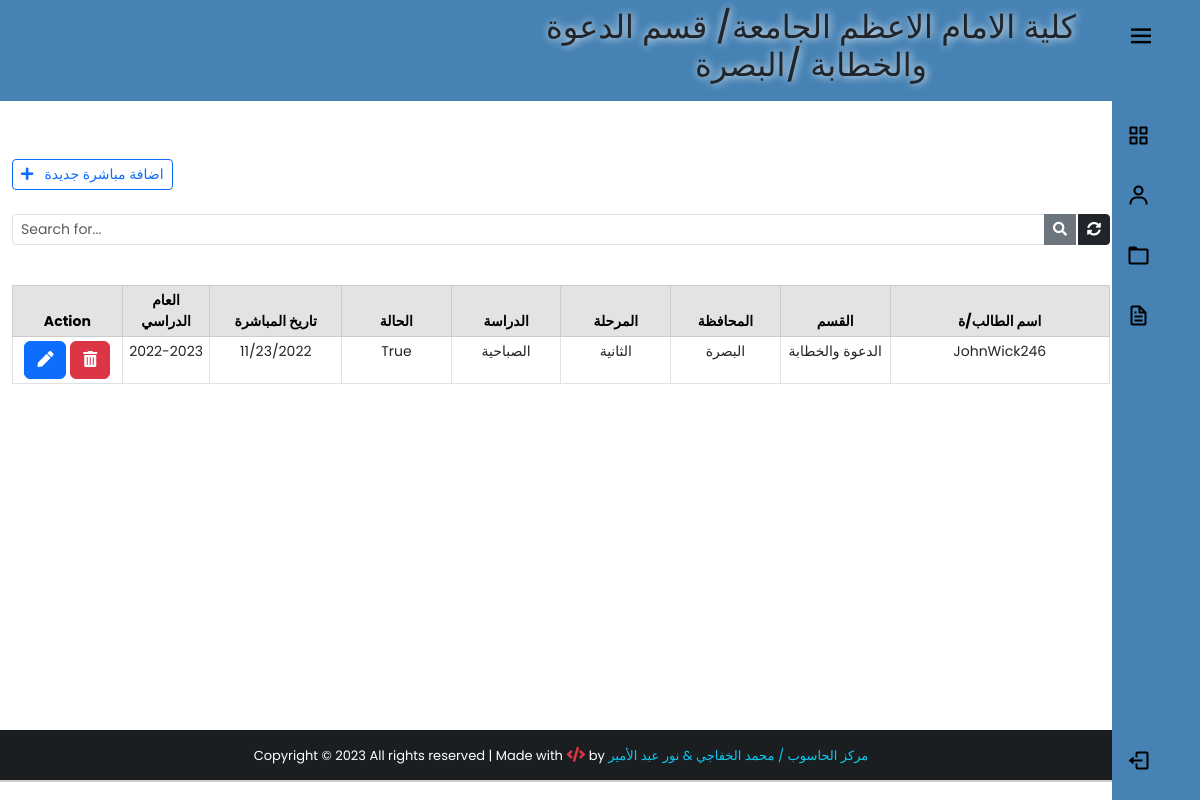
/backend-allstudents/ (signed in), run on the app's committed database.
### app/models.py (models this page shows, shortened)
class UserProfile(models.Model):
    user = models.OneToOneField(User,on_delete=models.PROTECT,verbose_name="اسم المستخدم")
    Dname = models.ForeignKey(Department,on_delete=models.PROTECT,verbose_name="القسم")
    Cname = models.ForeignKey(City,on_delete=models.PROTECT,verbose_name="المحافظة")
    class Meta:
        verbose_name_plural = "بروفايل المستخدمين"

class Department(models.Model):
    Dname = models.CharField(max_length=100,verbose_name="القسم")
    def __str__(self):
        return self.Dname
    class Meta:
        verbose_name_plural = "الاقسام العلمية"

class City(models.Model):
    Cname = models.CharField(max_length=100,verbose_name="المحافظة")
    def __str__(self):
        return self.Cname
    class Meta:
        verbose_name_plural = "المحافظات"

class AllStudents(models.Model):
    stage_list = (
        ("الاولى", "الاولى"),
        ("الثانية", "الثانية"),
        ("الثالثة", "الثالثة"),
        ("الرابعة", "الرابعة"),
    )
    study_list = (
        ("الصباحية", "الصباحية"),
        ("المسائية", "المسائية"),
    )
    user = models.CharField(max_length=100, verbose_name="اسم المستخدم")
    name = models.CharField(max_length=100, verbose_name="اسم الطالب/ة")
    Dname = models.CharField(max_length=100, verbose_name="القسم")
    Cname = models.CharField(max_length=100, verbose_name="المحافظة")
    stage = models.CharField(max_length=50, verbose_name="المرحلة", choices=stage_list,)
    state = models.BooleanField(max_length=100, verbose_name="مباشرة",default=True,null=True,blank=True)
    date = models.DateField(verbose_name="تاريخ المباشرة",null=True,blank=True)
    year = models.CharField(max_length=50, verbose_name="العام الدراسي")
    study = models.CharField(max_length=20,verbose_name="الدراسة", choices=study_list,null=True)
    note = models.TextField(blank=True, null=True, verbose_name="الملاحظات")
    img = models.ImageField(upload_to="%y/%m",null=True,blank=True)
    created_at = models.DateTimeField(auto_now_add=True)
    class Meta:
        verbose_name_plural = 'مباشرات الطلبة'

### app/views.py (the view)
# urls.py: path('backend-allstudents/',views.backend_all_student,name="backend_all_student"),
@cache_control(no_cache=True, must_revalidate=True, no_store=True)
@login_required(login_url='login')
def backend_all_student(request):
    if 'q' in request.GET:
        q = request.GET['q']
        user = request.user.userprofile
        all_student_list = AllStudents.objects.filter(
            Q(name__icontains=q) | Q(stage=q) | Q(study=q)
        ).order_by('-created_at')
        all_student_list=all_student_list.filter(Dname=user.Dname,Cname=user.Cname,user=user.user)
    else:
        user = request.user.userprofile
        all_student_list = AllStudents.objects.all().filter(
            user=user.user, Dname=user.Dname, Cname=user.Cname).order_by('-created_at','stage')
    paginator = Paginator(all_student_list, 5)
    page = request.GET.get('page')
    all_students = paginator.get_page(page)
    context = {
        'allstd': all_students,
        'user': user,
    }
    return render(request, 'AllStudents/backend-allstudents.html', context)

### app/templates/AllStudents/backend-allstudents.html (shortened to what this page needs)
{% extends 'base2.html' %}
{% block content %}
<div class="container" style="padding-top:10px;">
     <br><br>
     <div class="d-flex justify-content-between">
          <a href="{% url 'add_allstudent' %}" class="btn btn-outline-primary btn-sm"> <i class="fas fa-plus"></i>&nbsp;&nbsp; اضافة مباشرة جديدة</a>
     </div>
     <form action="">
          <div class="input-group input-group-sm mb-3 mt-4">
               <input type="text" name="q" class="form-control" placeholder="Search for..." value="{{ request.GET.q }}">
               <button class="btn btn-secondary"><i class="fas fa-search"></i></button>
               <a href="{% url 'backend_all_student' %}" class="btn btn-dark" style="margin-left:2px;"><i class="fas fa-sync-alt"></i></a>
          </div>
     </form>
     <center>
          <table class="table table-bordered table-sm mt-4" style="text-align: center; font-size: 14px;">
               <thead class="table-secondary">
                  <div class="row">
                    <tr>
                         <th class="col-lg-2 col-sm-1" style="width:10%;" colspan="1">Action</th>
                         <th class="col-lg-2 col-sm-1" style="width:8%;">العام الدراسي</th>
                         <th class="col-lg-2 col-sm-1" style="width:12%;">تاريخ المباشرة</th>
                         <th class="col-lg-2 col-sm-1" style="width:10%;">الحالة</th>
                         <th class="col-lg-2 col-sm-1" style="width:10%;">الدراسة </th>
                         <th class="col-lg-2 col-sm-1" style="width:10%;">المرحلة </th>
                         <th class="col-lg-2 col-sm-1" style="width:10%;">المحافظة</th>
                         <th class="col-lg-2 col-sm-1" style="width:10%;">القسم</th>
                         <th class="col-lg-2 col-sm-1" style="width:20%;">اسم الطالب/ة</th>
                    </tr>
              </div>
               </thead>
               {% for std in allstd %}
               <tr>
                     <td id="responsive-border">
                         <a href="/all_student/{{std.id}}" class="btn btn-primary " title="Edit patient">
                              <i class="fas fa-pen"></i>
                         </a>
                         <a class="btn btn-secondary btn-danger" title="Remove patient" data-bs-toggle="modal" data-bs-target="#deleteModal{{std.pk}}">
                              <i class="fas fa-trash-alt"></i>
                         </a>
                     </td>
                    <td id="responsive-border"data-label="العام الدراسي">{{std.year}}</td>
                     <td id="responsive-border"data-label="تاريخ المباشرة">{{std.date | date:'m/d/Y'}}</td>
                    <td id="responsive-border"data-label="الحالة">{{std.state}}</td>
                    <td id="responsive-border"data-label="الدراسة">{{std.study}}</td>
                    <td id="responsive-border"data-label="المرحلة">{{std.stage}}</td>
                    <td id="responsive-border"data-label="المحافظة">{{std.Cname}}</td>
                    <td id="responsive-border"data-label="القسم">{{std.Dname}}</td>
                    <td id="responsive-border"data-label="اسم الطالب/ة">{{std.name}}</td>
               </tr>
               {% endfor %}
          </table>
     </center>
    <br> <br>
     </div>
{% endblock content %}

### app/templates/base2.html (shortened to what this page needs)
{% load static %}
<!DOCTYPE html>
<html lang="en">
<head>
     <link rel="stylesheet" href="https://cdn.jsdelivr.net/npm/bootstrap@5.3.0-alpha1/dist/css/bootstrap.min.css">
    <link rel="stylesheet" href="https://use.fontawesome.com/releases/v5.15.4/css/all.css">
    <link rel="stylesheet" href="{% static 'css/bootstrap.css' %}">
    <link rel="stylesheet" href="{% static 'css/style.css' %}">
</head>
<body style="overflow: scroll;">
{% include 'sidebar-dark.html' %}
 <div class="wrapper">
    <header id="hpage">
      <nav class="navbar navbar-expand-id navbar-dark "  style="background-color:steelblue; text-align:center;">
        <h2 class="text-dark text-outline-primary font-effect-fire" style=" margin-left:500px; text-shadow: #fff 1px 0 10px;
        font-family: "Sofia", sans-serif;
        font-size: 20px;"> كلية الامام الاعظم الجامعة/ قسم {{user.Dname}}  /{{user.Cname}}
    </nav>
    </header>
    {% block content %}
    {% endblock content %}
         </div>
 {% include 'footer.html' %}
</body>
</html>

### std_collage/static/css/style.css (style rules this page uses)
html , body { margin: 0; max-width: 100%; }
.wrapper { min-height:100%; margin-bottom: -70px; }

### std_collage/static/css/sidebar-dark.css (style rules this page uses)
* { margin: 0; padding: 0; box-sizing: border-box; font-family: 'Poppins', sans-serif; }
:root { --body-color: white; --sidebar-color: steelblue; --primary-color: white; --primary-color-light: #F6F5FF; --toggle-color: black; --text-color: black; --tran-03: all 0.2s ease; --tran-03: all 0.3s ease; --tran-04: all 0.3s ease; --tran-05: all 0.3s ease; }
body { min-height: 100vh; background-color: var(--body-color); transition: var(--tran-05); }

### data on the page
UserProfile: Dname "الدعوة والخطابة", Cname "البصرة"
AllStudents: year "2022-2023", date "11/23/2022", state "True", study "الصباحية", stage "الثانية", Cname "البصرة", Dname "الدعوة والخطابة", name "JohnWick246"
